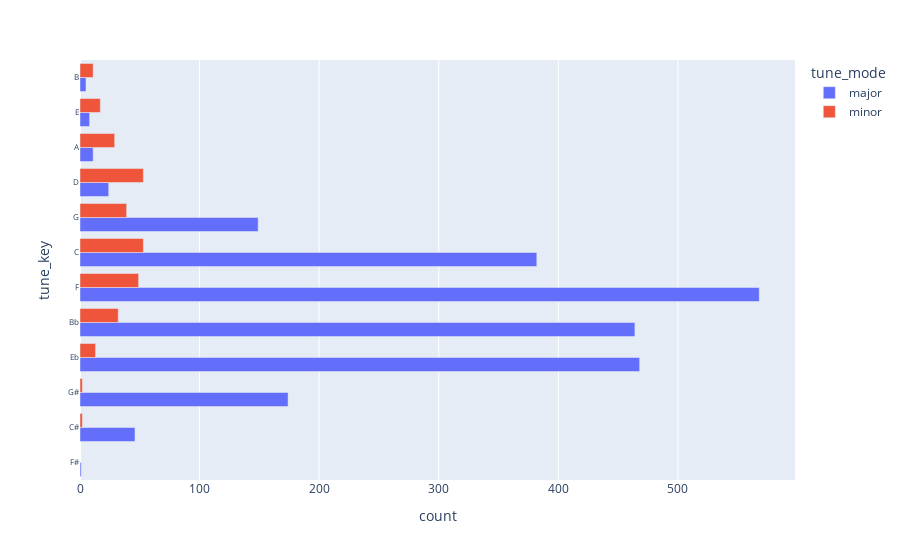

Notebook code for this chart:
### Code cell
fig = px.bar(keys, x='count', y='tune_key',
             color='tune_mode',
             barmode='group',
             orientation='h',
             )
fig.update_layout(yaxis = dict( tickfont = dict(size=8)),
                  #autosize=False,
                  #width=500,
                  #height=500
                  )

### Figure 1 — Plotly figure (JSON) as saved in the notebook; plotly's stock layout.template omitted (floating-point values rounded to 4 significant figures)
{"data": [{"alignmentgroup": "True", "hovertemplate": "tune_mode=major<br>count=%{x}<br>tune_key=%{y}<extra></extra>", "legendgroup": "major", "marker": {"color": "#636efa", "pattern": {"shape": ""}}, "name": "major", "offsetgroup": "major", "orientation": "h", "showlegend": true, "textposition": "auto", "type": "bar", "x": [1, 46, 174, 468, 464, 568, 382, 149, 24, 11, 8, 5], "xaxis": "x", "y": ["F#", "C#", "G#", "Eb", "Bb", "F", "C", "G", "D", "A", "E", "B"], "yaxis": "y"}, {"alignmentgroup": "True", "hovertemplate": "tune_mode=minor<br>count=%{x}<br>tune_key=%{y}<extra></extra>", "legendgroup": "minor", "marker": {"color": "#EF553B", "pattern": {"shape": ""}}, "name": "minor", "offsetgroup": "minor", "orientation": "h", "showlegend": true, "textposition": "auto", "type": "bar", "x": [13, 32, 49, 53, 39, 53, 29, 17, 11, 2, 2], "xaxis": "x", "y": ["Eb", "Bb", "F", "C", "G", "D", "A", "E", "B", "C#", "G#"], "yaxis": "y"}], "layout": {"barmode": "group", "legend": {"title": {"text": "tune_mode"}, "tracegroupgap": 0}, "margin": {"t": 60}, "xaxis": {"anchor": "y", "domain": [0.0, 1.0], "title": {"text": "count"}}, "yaxis": {"anchor": "x", "domain": [0.0, 1.0], "tickfont": {"size": 8}, "title": {"text": "tune_key"}}}}
